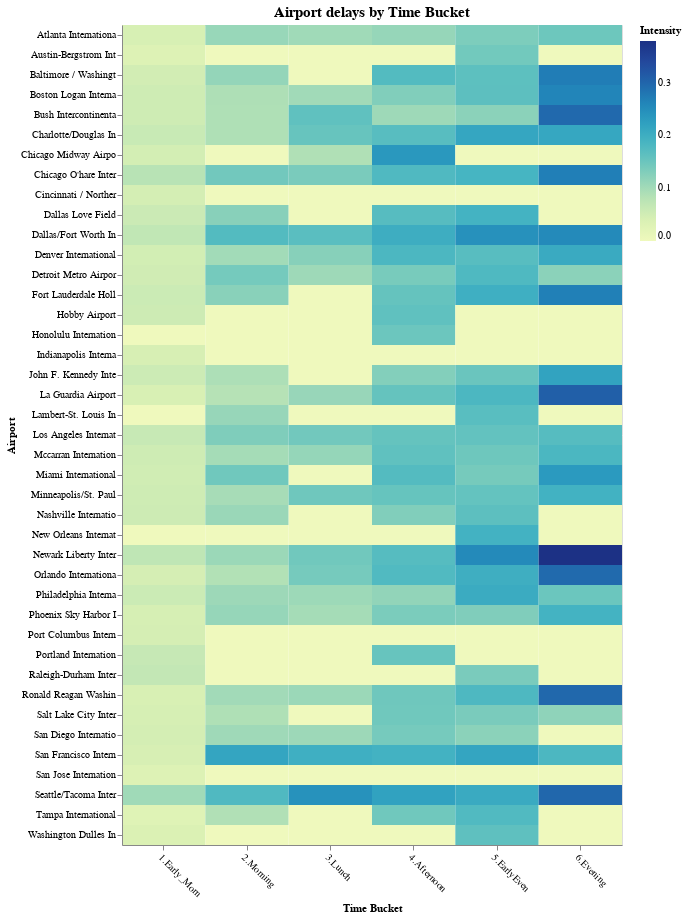

The notebook cell saved with this chart:
### Code cell
import altair as alt
from vega_datasets import data

source = airportdata


chart = alt.Chart(airportdata).mark_rect().encode(
    x=alt.X('variable:N', axis=alt.Axis(title="Time Bucket", labelAngle=45)),
    y=alt.Y('Airport:N', title="Airport"),
    color=alt.Color('value:Q', title="Intensity"),
     tooltip = [alt.Tooltip('value:Q'),
               alt.Tooltip('Airport:N'),
               alt.Tooltip('variable:N')
              ]

).properties(
    width=500,
    title='Airport delays by Time Bucket'
)
chart = chart.configure_title(fontSize=15, offset=5, orient='top', anchor='middle')

chart

### Figure 1 — Vega-Lite specification as saved in the notebook (floating-point values rounded to 4 significant figures; data arrays with more than 128 entries replaced by an {"elided": "..."} marker saying what was removed)
{"config": {"view": {"continuousWidth": 400, "continuousHeight": 300}, "title": {"anchor": "middle", "fontSize": 15, "offset": 5, "orient": "top"}}, "data": {"name": "data-bfdd782b2c607e8caa1489dbfd4807b8"}, "mark": "rect", "encoding": {"color": {"type": "quantitative", "field": "value", "title": "Intensity"}, "tooltip": [{"type": "quantitative", "field": "value"}, {"type": "nominal", "field": "Airport"}, {"type": "nominal", "field": "variable"}], "x": {"type": "nominal", "axis": {"labelAngle": 45, "title": "Time Bucket"}, "field": "variable"}, "y": {"type": "nominal", "field": "Airport", "title": "Airport"}}, "title": "Airport delays by Time Bucket", "width": 500, "$schema": "https://vega.github.io/schema/vega-lite/v4.8.1.json", "datasets": {"data-bfdd782b2c607e8caa1489dbfd4807b8": {"elided": "246 records"}}}
